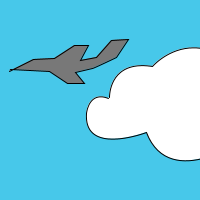
Frame 1 (no input)
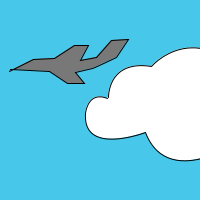
Frame 2 (the mouse pressed at the canvas centre, redrawn once)

The Processing sketch that drew these frames (run headless with seeded random() and noise(); the mouse was pressed at the canvas centre and the sketch redrawn once):

// Processing sketch: processing_9386
// ── processing_9386.pde

/**
 * Redraw. 
 * 
 * The redraw() function makes draw() execute once.  
 * In this example, draw() is executed once every time 
 * the mouse is clicked. 
 
 
 remixed by mar_b
 */
 
 
// The statements in the setup() function 
// execute once when the program begins
void setup() 
{
  size(200, 200);  // Size should be the first statement
  stroke(0);
   // Set line drawing color to white
  noLoop();
}

float y = 100;

// The statements in draw() are executed until the 
// program is stopped. Each statement is executed in 
// sequence and after the last line is read, the first 
// line is executed again.
void draw() 
{ 
  background(#47C8EA);   // Set the background to black
  y = y - 1; 
  if (y < 0) { y = height; } 
   fill(120);
  beginShape();
  vertex( 9.0 , 71.0 );
  vertex( 33.0 , 59.0 );
  vertex( 54.0 , 58.0 );
  vertex( 74.0 , 45.0 );
  vertex( 88.0 , 45.0 );
  vertex( 80.0 , 60.0 );
  vertex( 96.0 , 57.0 );
  vertex( 111.0 , 40.0 );
  vertex( 128.0 , 39.0 );
  vertex( 116.0 , 57.0 );
  bezierVertex( 116.0 , 57.0 , 93.0 , 68.0 , 92.0 , 68.0 );
  vertex( 75.0 , 72.0 );
  vertex( 84.0 , 83.0 );
  vertex( 67.0 , 83.0 );
  vertex( 49.0 , 71.0 );
  vertex( 10.0 , 69.0 );
endShape();
 
  translate(y,50);
 fill(255);
   beginShape();
vertex( 10.0 , 47.0 );
bezierVertex( 10.0 , 47.0 , 9.0 , 9.0 , 53.0 , 16.0 );
bezierVertex( 53.0 , 16.0 , 89.0 , -26.0 , 138.0 , 16.0 );
bezierVertex( 138.0 , 16.0 , 221.0 , -6.0 , 205.0 , 71.0 );
bezierVertex( 205.0 , 71.0 , 194.0 , 123.0 , 134.0 , 95.0 );
bezierVertex( 134.0 , 95.0 , 68.0 , 137.0 , 47.0 , 82.0 );
bezierVertex( 47.0 , 82.0 , -16.0 , 106.0 , -13.0 , 63.0 );
bezierVertex( -13.0 , 63.0 , -11.0 , 40.0 , 9.0 , 48.0 );
endShape();

  




}


 
 


void mousePressed() 
{
  redraw();
}
